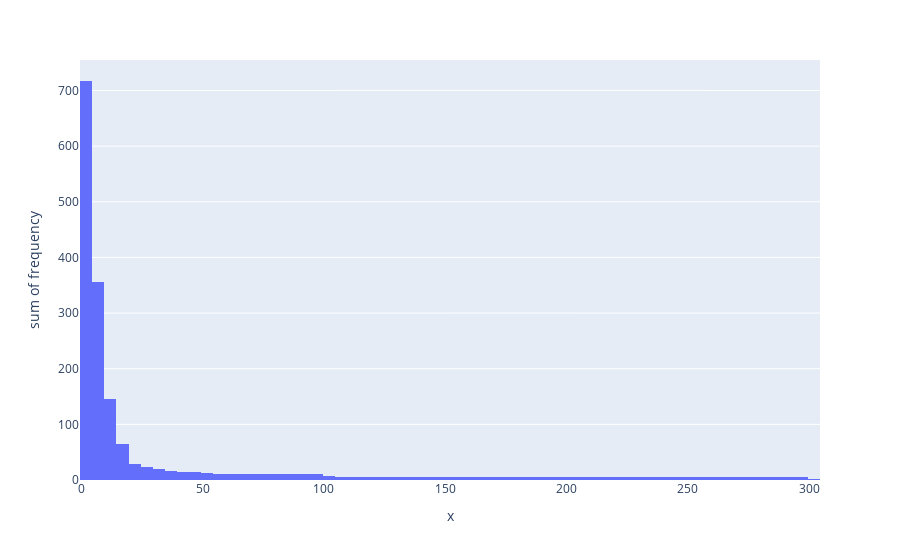

The cell this chart's notebook holds for it:
### Markdown cell above
### >>> **Exercise 15 (take home):** 
Additionally, you can attempt to sort the terms on the `x-axis` by frequency instead of in alphabetical order. This way the visualization is more meaninfgul and you will be able to observe the so called [long tail](https://en.wikipedia.org/wiki/Long_tail) (get familiar with this term since it will appear a lot in data mining and other statistics courses). see picture below

![alt txt](https://upload.wikimedia.org/wikipedia/commons/thumb/8/8a/Long_tail.svg/1000px-Long_tail.svg.png)

### Code cell
# Answer here

fig = px.histogram(x=range(1,301),
                   y=np.sort(term_frequencies[:300])[::-1],
                   labels={'x':'x','y':'frequency'},nbins=100)
fig.show()

### Figure 1 — Plotly figure (JSON) as saved in the notebook; plotly's stock layout.template omitted (floating-point values rounded to 4 significant figures; data arrays with more than 128 entries replaced by an {"elided": "..."} marker saying what was removed)
{"data": [{"alignmentgroup": "True", "bingroup": "x", "histfunc": "sum", "hovertemplate": "x=%{x}<br>sum of frequency=%{y}<extra></extra>", "legendgroup": "", "marker": {"color": "#636efa", "pattern": {"shape": ""}}, "name": "", "nbinsx": 100, "offsetgroup": "", "orientation": "v", "showlegend": false, "type": "histogram", "x": {"elided": "300 int values"}, "xaxis": "x", "y": {"elided": "300 int values"}, "yaxis": "y"}], "layout": {"autosize": true, "barmode": "relative", "legend": {"tracegroupgap": 0}, "margin": {"t": 60}, "xaxis": {"anchor": "y", "autorange": true, "domain": [0, 1], "range": [-0.5, 304.5], "title": {"text": "x"}, "type": "linear"}, "yaxis": {"anchor": "x", "autorange": true, "domain": [0, 1], "range": [0, 754.7], "title": {"text": "sum of frequency"}, "type": "linear"}}}
